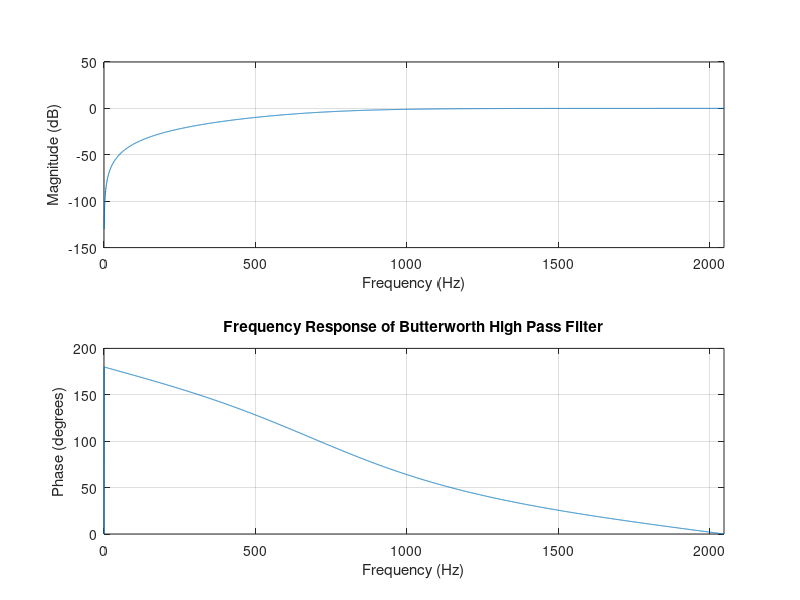

Reproduce this figure in MATLAB.
clc
clear variables

fsample = 4096;              %Should be atlease twice f to avoid aliasing

%High Pass filter
fs = 100;        %in Hz
fp = 1000;       %in Hz
as = 30;         %in dB
ap = 1;          %in dB

[n, fc] = buttord(2*fp/fsample, 2*fs/fsample, ap, as);
%n is the order of digital ButterWorth filter
%fc is the cut-off freq of digital ButterWorth filter
%multiplication by 2 is to normalize DT frequency from (0, pi) to (0,1)

[b, a] = butter(n, fc, 'high');     %This is to find the transfer function
                            %co-efficients of the LPF

freqz(b, a, fsample, fsample);
title('Frequency Response of Butterworth High Pass Filter');